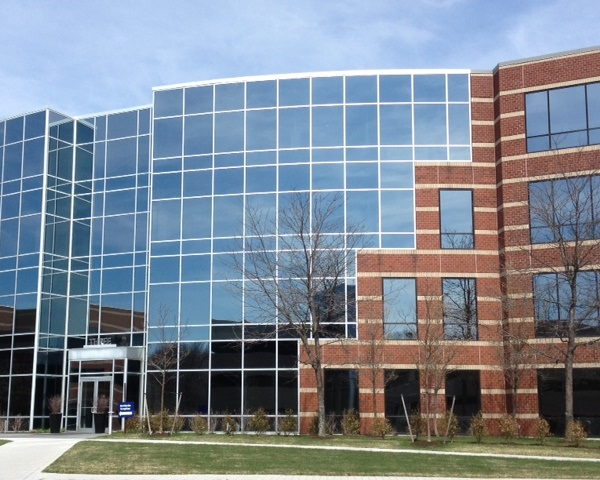
#> input picture input/building1.jpg, 600 x 480 px; its folder holds 3 pictures in this run
$ python panorama.py
#> lines starting #> are read from the running program, lines starting #| are printed output that depends on the picture; after the words box and inside, x2 and y2 are one past the last pixel; in counts of white or black regions, pixels touching at a corner belong together
import cv2
import numpy as np
from tqdm import tqdm
import os

def matchFeatures(input, output, nfeatures=1000):
    # I use ORB as feature detector
    orb = cv2.ORB_create(nfeatures=nfeatures, scoreType=cv2.ORB_FAST_SCORE)
    # Find keypoints and descriptors
    kp1, des1 = orb.detectAndCompute(input, None)
    kp2, des2 = orb.detectAndCompute(output, None)
    # Finding matches with Brute Force Matcher
    bf = cv2.BFMatcher(cv2.NORM_HAMMING, crossCheck=True)
    matches = bf.match(des1, des2)
    # Sort matches
    matches = sorted(matches, key=lambda x: x.distance)
    # take the matches and store them in array
    good = []
    for m in matches:
        good.append(m)
    # Find the source and destination points to use them in findHomography
    src_pts = np.float32([kp1[m.queryIdx].pt for m in good]).reshape(-1, 1, 2)
    dst_pts = np.float32([kp2[m.trainIdx].pt for m in good]).reshape(-1, 1, 2)

    """
    final_img = cv2.drawMatches(input, kp1,output, kp2, matches[:20], None)
    final_img = cv2.resize(final_img, (1000, 650))
    # Show the final image
    cv2.imshow("Matches1", final_img)
    cv2.waitKey()
    """

    # Find Homography Matrix through RANSAC
    M, mask = cv2.findHomography(src_pts, dst_pts, cv2.RANSAC, 5.0)
    return M

def warpImages(src, homography, dst):

    src = np.array(src)
    inputH = src.shape[0]
    inputW = src.shape[1]

    # Checking if image needs to be warped
    if homography == None:
        dst[H//2:H//2 + inputH, W//2:W//2 + inputW] = src
    else:
        # Calculating homography
        k = homography
        homography = np.eye(3)
        for i in range(len(k)):
            homography = k[i]

        # Finding bounding box
        points = np.array([[0, 0, 1], [inputW, inputH, 1], [inputW, 0, 1], [0, inputH, 1]]).T
        borders = (np.matmul(homography, points.reshape(3, -1)).reshape(points.shape))
        borders = borders / borders[-1]
        borders = (borders + np.array([W//2, H//2, 0])[:, np.newaxis]).astype(int)
        h_min, h_max = np.min(borders[1]), np.max(borders[1])
        w_min, w_max = np.min(borders[0]), np.max(borders[0])

        # Filling the bounding box in dst
        h_inv = np.linalg.inv(homography)
        for i in tqdm(range(h_min, h_max + 1)):
            for j in range(w_min, w_max + 1):

                if (0 <= i < H and 0 <= j < W):
                    # Calculating image coordinates for src
                    u, v = i - H//2, j - W//2
                    src_j, src_i, scale = np.matmul(h_inv , np.array([v, u, 1]))
                    src_i, src_j = int(src_i / scale), int(src_j / scale)

                    # Checking if coordinates lie within the image
                    if (0 <= src_i < inputH and 0 <= src_j < inputW):
                        dst[i, j] = src[src_i, src_j]


    # Creating a alpha mask of the transformed image
    mask = np.sum(dst, axis=2).astype(bool)
    return dst, mask


def laplacianPyramidBlend(images, masks, level=5):

    # Defining dictionaries for various pyramids
    g_pyramids = {}
    l_pyramids = {}
    W = images[0].shape[1]

    # Calculating pyramids for various images before hand
    for i in range(len(images)):
        # Gaussian Pyramids
        G = images[i].copy()
        g_pyramids[i] = [G]
        for k in range(level):
            G = cv2.pyrDown(G)
            g_pyramids[i].append(G)

        # Laplacian Pyramids
        l_pyramids[i] = [G]
        for j in range(len(g_pyramids[i])-2, -1, -1):
            G_up = cv2.pyrUp(G)
            G = g_pyramids[i][j]
            L = cv2.subtract(G, G_up)
            l_pyramids[i].append(L)

    # Blending Pyramids
    common_mask = masks[0].copy()
    common_pyramids = [l_pyramids[0][i].copy() for i in range(len(l_pyramids[0]))]

    ls_ = None
    # We take one image, blend it with our final image, and then repeat for n images
    for i in range(1, len(images)):
        y1, x1 = np.where(common_mask == 1)
        y2, x2 = np.where(masks[i] == 1)

        if np.max(x1) > np.max(x2):
            left_py = l_pyramids[i]
            right_py = common_pyramids

        else:
            left_py = common_pyramids
            right_py = l_pyramids[i]

        # To check if the two pictures need to be blended are overlapping or not
        mask_intersection = np.bitwise_and(common_mask, masks[i])

        if True in mask_intersection:
            # If images blend, we need to find the center of the overlap
            y, x = np.where(mask_intersection == 1)
            x_min, x_max = np.min(x), np.max(x)

            # We get the split point
            split = ((x_max-x_min)/2 + x_min)/W

            # Finally we add the pyramids
            LS = []
            for la, lb in zip(left_py, right_py):
                rows, cols, dpt = la.shape
                ls = np.hstack(
                    (la[:, 0:int(split*cols)], lb[:, int(split*cols):]))
                LS.append(ls)

        else:
            LS = []
            for la, lb in zip(left_py, right_py):
                rows, cols, dpt = la.shape
                ls = la + lb
                LS.append(ls)

        # Reconstructing the image
        ls_ = LS[0]
        for j in range(1, level+1):
            ls_ = cv2.pyrUp(ls_)
            ls_ = cv2.add(ls_, LS[j])

        # Preparing the common image for next image to be added
        common_image = ls_
        common_mask = np.sum(common_image.astype(bool), axis=2).astype(bool)
        common_pyramids = LS

    return ls_


# Path of img directory
# You should enter your directory or enter the input images to Images Array.
# We take as an array the input images which in the directory
IMG_DIR = r'input'
# Image Array
Images = []
valid_images = [".jpg", ".png", ".jpeg"]
# Shape of images H,W,C
A = 0
B = 0
C = 0
for f in os.listdir(IMG_DIR):
    ext = os.path.splitext(f)[1]
    if ext.lower() not in valid_images:
        continue
    img = cv2.imread(os.path.join(IMG_DIR, f))
#> img is the input picture: shape (480, 600, 3); mean B, G, R 147.6, 135.5, 125.4
    img = cv2.resize(img, (640,480))
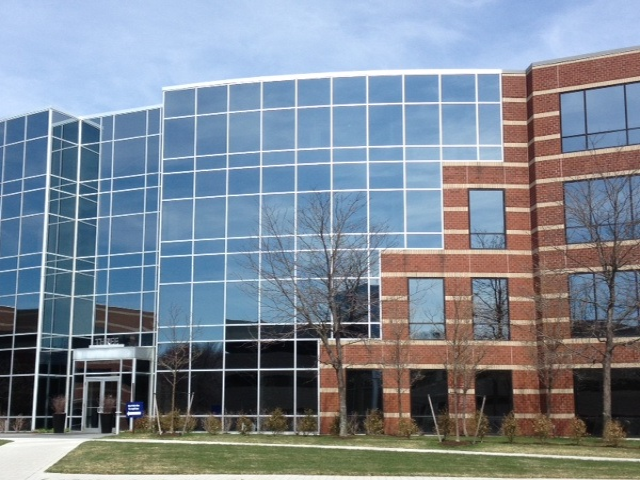
#> img: shape (480, 640, 3); mean B, G, R 147.7, 135.5, 125.4
    x,y,z = img.shape
#> x = 480; y = 640; z = 3
    A = x
#> A = 480
    B = y
#> B = 640
    C = z
#> C = 3
    Images.append(img)
#> pass 2 of the loop `for f in os.listdir(IMG_DIR):`:
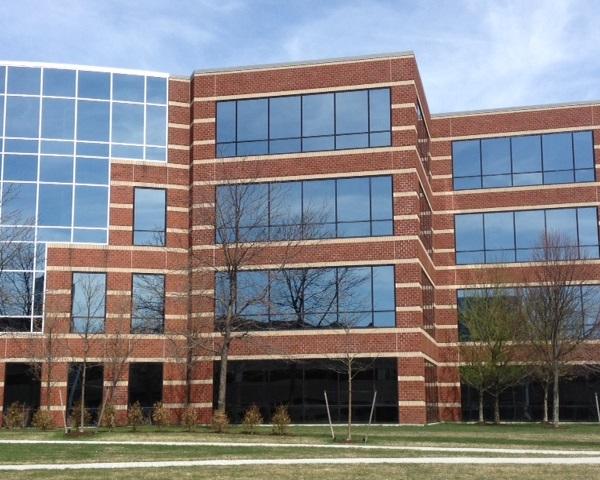
#> input picture input/building2.jpg, 600 x 480 px
#> img is the input picture: shape (480, 600, 3); mean B, G, R 135, 130.7, 131.5
#> `img = cv2.resize(img, (640,480))`:
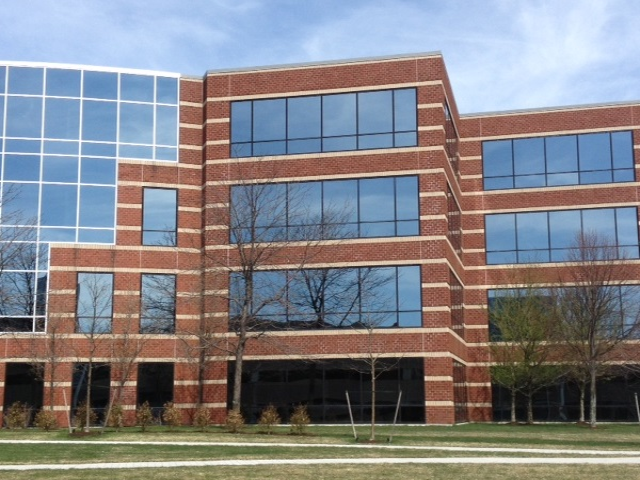
#> img: shape (480, 640, 3); mean B, G, R 135.1, 130.7, 131.5
#> pass 3 of the loop `for f in os.listdir(IMG_DIR):`:
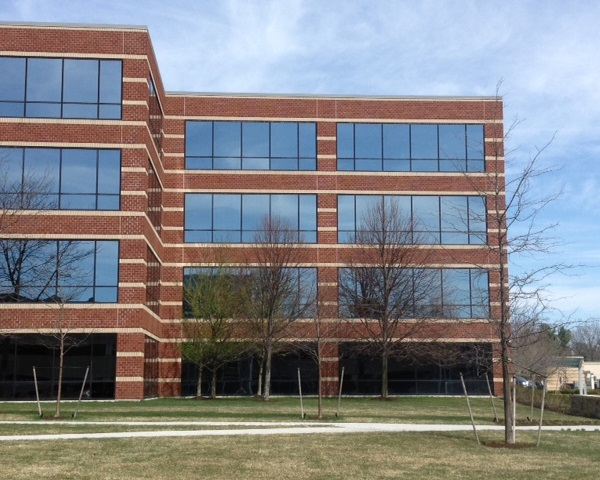
#> input picture input/building3.jpg, 600 x 480 px
#> img is the input picture: shape (480, 600, 3); mean B, G, R 136, 131.9, 130.7
#> `img = cv2.resize(img, (640,480))`:
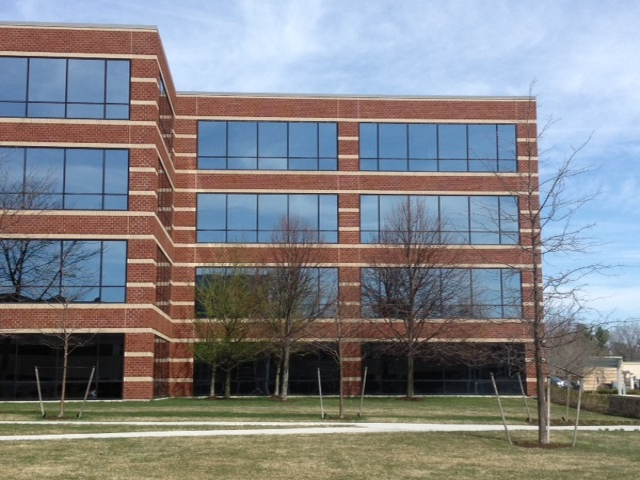
#> img: shape (480, 640, 3); mean B, G, R 136, 131.9, 130.7
# Image count
N = len(Images)
#> N = 3
H, W, C = np.array((A, B, C))*[3, N, 1]
#> H = 1440; W = 1920
img_f = np.zeros((H, W, C))
img_outputs = []
masks = []
img, mask = warpImages(Images[1], None, img_f.copy())
#> in warpImages, `mask = np.sum(dst, axis=2).astype(bool)`:
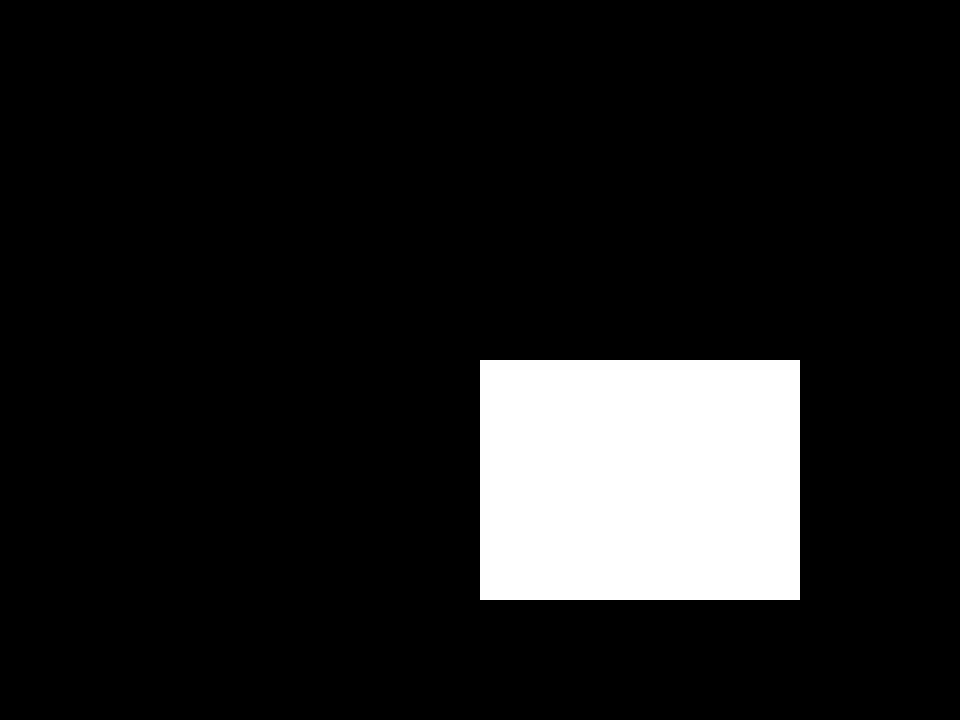
#> mask: shape (1440, 1920) bool (shown at 1/2 size); 11.1% white; 1 white region, box (x1, y1, x2, y2) and area: (960, 720, 1600, 1200) 307200
img_outputs.append(img)
masks.append(mask)
left_H = []
right_H = []

for i in range(1, len(Images)//2+1):
    poc = matchFeatures(Images[N // 2 + i], Images[N // 2 + (i - 1)])
    right_H.append(poc)
    img1, mask = warpImages(Images[N // 2 + i], right_H[::-1], img_f.copy())
    img_outputs.append(img1)
    masks.append(mask)
    poc = matchFeatures(Images[N // 2 - i], Images[N // 2 - (i - 1)])
    left_H.append(poc)
    img1, mask = warpImages(Images[N // 2 - i], left_H[::-1],img_f.copy())
    img_outputs.append(img1)
    masks.append(mask)
#> this loop made 1 pass
#> pass 1, `img1, mask = warpImages(Images[N // 2 - i], left_H[::-1],img_f.copy())`:
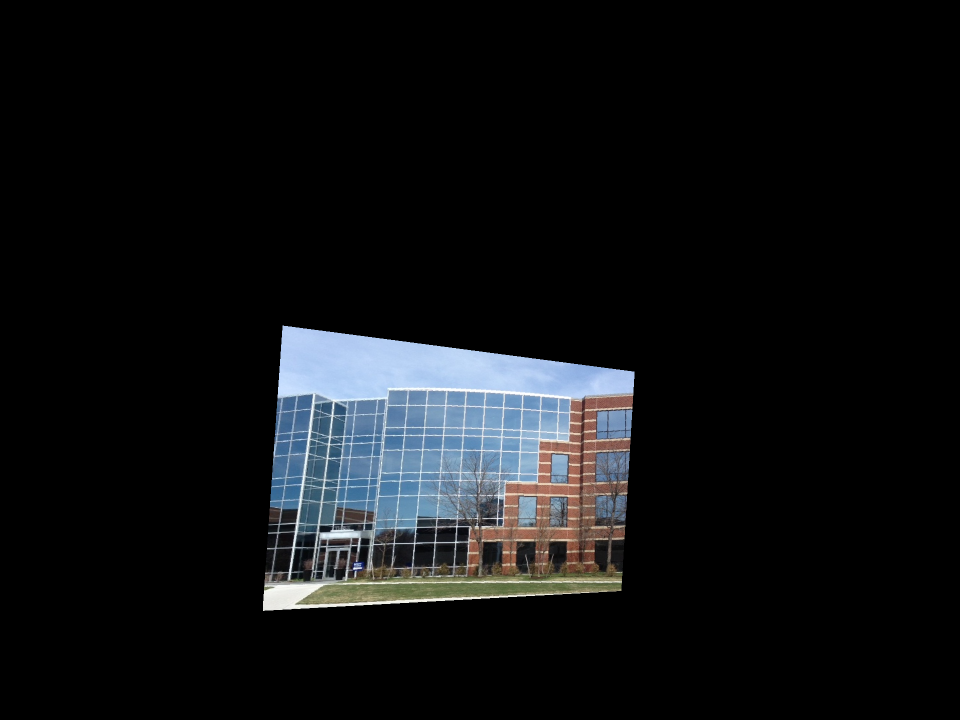
#> img1: shape (1440, 1920, 3) float64 (shown at 1/2 size); mean of channels 0, 1, 2 19.6, 17.8, 16.2; drawn as B, G, R
#> after the loop, img_outputs = 3 items; left_H = [[[1.24, -0.0765, -394], [0.155, 1.18, -68.05], [0.000468, -1.55e-05, 1]]]; masks = 3 items; right_H = [[[0.713, 0.0293, 300], [-0.131, 0.922, 45.15], [-0.000363, -4.31e-05, 1]]]

uncropped = laplacianPyramidBlend(img_outputs, masks)
#> the loop in laplacianPyramidBlend, `for i in range(len(images)):` made 3 passes
#> after the loop in laplacianPyramidBlend, `for i in range(len(images)):`: g_pyramids = 3 items
#> in laplacianPyramidBlend, `common_pyramids = [l_pyramids[0][i].copy() for i in range(len(l_pyrami..`: common_pyramids = 6 items
#> the loop in laplacianPyramidBlend, `for i in range(1, len(images)):` made 2 passes
#> (x_min, x_max, split) on passes 1 to 2: (1260, 1599, 0.745), (960, 1268, 0.58)
#> after the loop in laplacianPyramidBlend, `for i in range(1, len(images)):`:
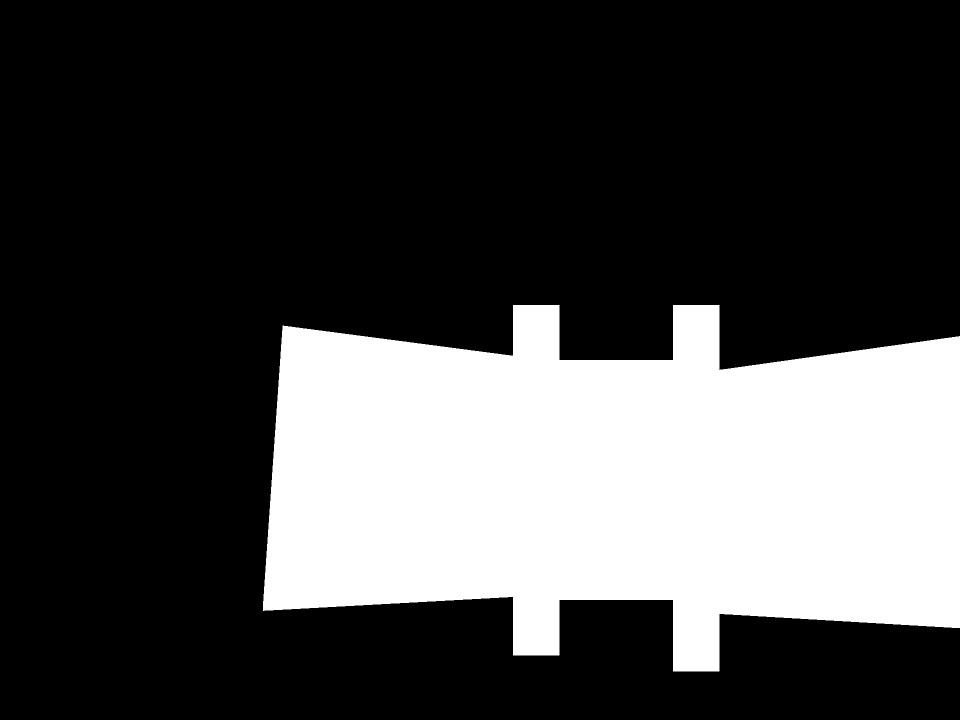
#> common_mask: shape (1440, 1920) bool (shown at 1/2 size); 27.3% white; 1 white region, box (x1, y1, x2, y2) and area: (526, 610, 1920, 1343) 753774
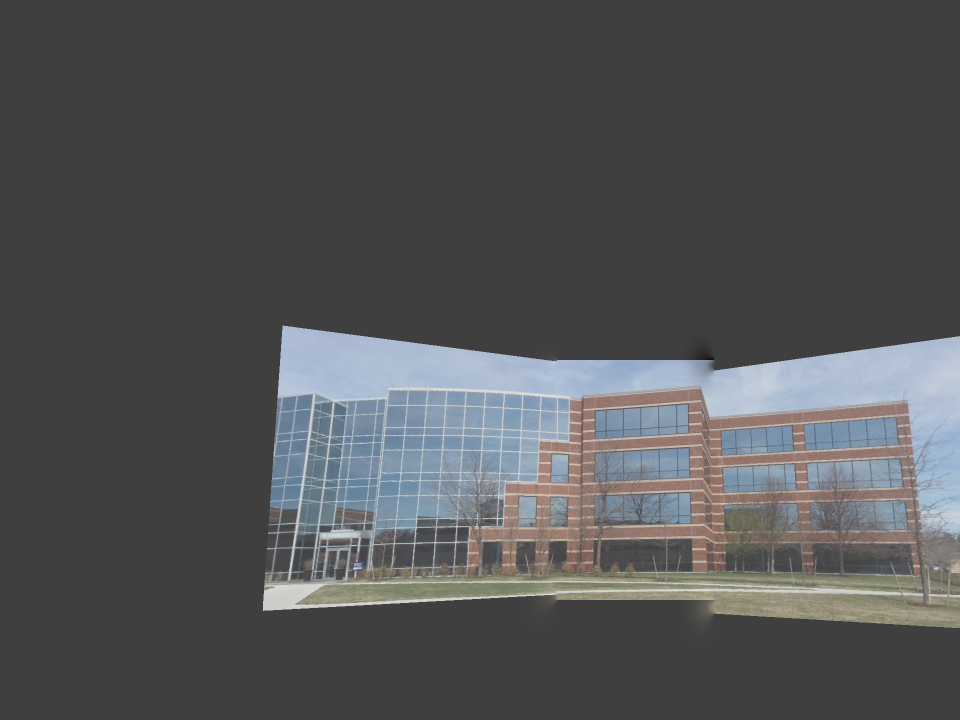
#> uncropped: shape (1440, 1920, 3) float64 (shown at 1/2 size); mean of channels 0, 1, 2 37.2, 34.9, 33; drawn with min black and max white
mask = np.sum(uncropped, axis=2).astype(bool)
# Finding appropriate bounding box
yy, xx = np.where(mask == 1)
x_min, x_max = np.min(xx), np.max(xx)
#> x_min = 526; x_max = 1919
y_min, y_max = np.min(yy), np.max(yy)
#> y_min = 610; y_max = 1342
# Croping and saving
final = uncropped[y_min:y_max, x_min:x_max]
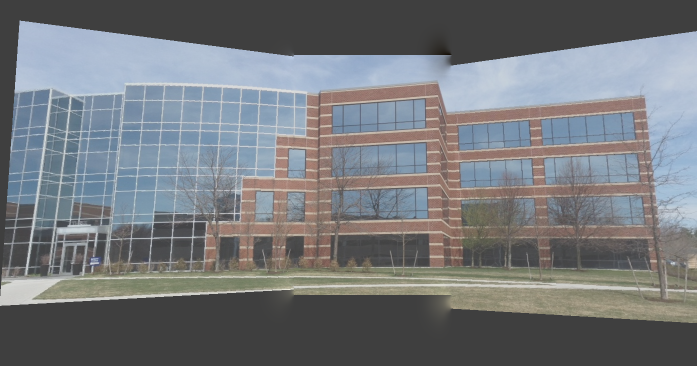
#> final: shape (732, 1393, 3) float64 (shown at 1/2 size); mean of channels 0, 1, 2 100.7, 94.4, 89.3; drawn with min black and max white
cv2.imwrite("BlendedImage.jpg", final)
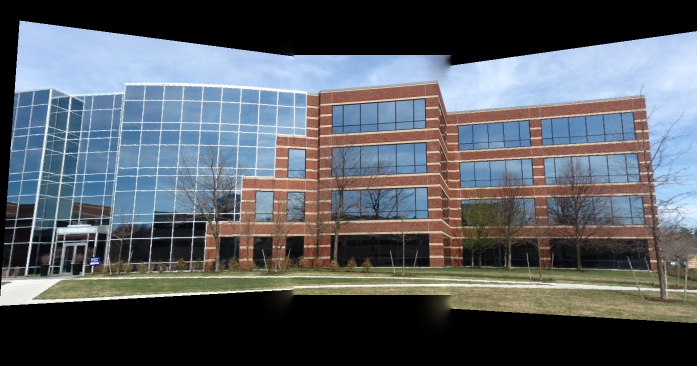
#> saved as BlendedImage.jpg: shape (732, 1393, 3) (shown at 1/2 size); mean B, G, R 100.8, 94.5, 89.3
print("Process Successful")
